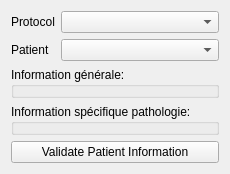
      <widget class="QWidget" name="tab_9">
       <attribute name="title">
        <string>Info</string>
       </attribute>
       <layout class="QVBoxLayout" name="verticalLayout_14">
        <item>
         <layout class="QFormLayout" name="formLayout_5">
          <property name="labelAlignment">
           <set>Qt::AlignLeading|Qt::AlignLeft|Qt::AlignVCenter</set>
          </property>
          <item row="0" column="0">
           <widget class="QLabel" name="label_29">
            <property name="text">
             <string>Protocol</string>
            </property>
           </widget>
          </item>
          <item row="0" column="1">
           <widget class="QComboBox" name="patProtocolCombo"/>
          </item>
          <item row="1" column="0">
           <widget class="QLabel" name="label_39">
            <property name="text">
             <string>Patient</string>
            </property>
           </widget>
          </item>
          <item row="1" column="1">
           <widget class="QComboBox" name="patSubjectCombo"/>
          </item>
         </layout>
        </item>
        <item>
         <widget class="QGroupBox" name="patGroupBox">
          <property name="sizePolicy">
           <sizepolicy hsizetype="Preferred" vsizetype="Expanding">
            <horstretch>0</horstretch>
            <verstretch>0</verstretch>
           </sizepolicy>
          </property>
          <property name="title">
           <string>Information générale:</string>
          </property>
         </widget>
        </item>
        <item>
         <widget class="QGroupBox" name="patpatGroupBox">
          <property name="title">
           <string>Information spécifique pathologie:</string>
          </property>
         </widget>
        </item>
        <item>
         <widget class="QPushButton" name="patInfoValidate">
          <property name="text">
           <string>Validate Patient Information</string>
          </property>
         </widget>
        </item>
       </layout>
      </widget>
